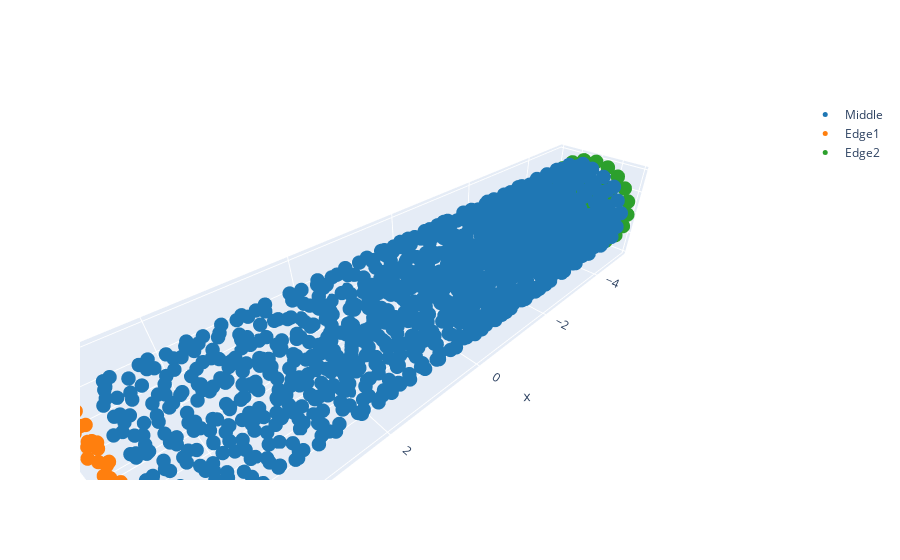

This figure's notebook cell:
### Markdown cell above
Lets look at it in a liitle more detail using plotly's 3D plotting

### Code cell
model.domain.plot_types(
    # Set the width and height of the plot (for MatPlotLib these units are in pixles)
    # width=auto defaults to 700, height=auto defaults to 450
    width="auto",
    height="auto"
)

### Figure 1 — Plotly figure (JSON) as saved in the notebook; plotly's stock layout.template omitted (floating-point values rounded to 4 significant figures; data arrays with more than 128 entries replaced by an {"elided": "..."} marker saying what was removed)
{"data": [{"marker": {"color": "#1f77b4", "size": 5}, "mode": "markers", "name": "Middle", "type": "scatter3d", "x": {"elided": "982 float values"}, "y": {"elided": "982 float values"}, "z": {"elided": "982 float values"}}, {"marker": {"color": "#ff7f0e", "size": 5}, "mode": "markers", "name": "Edge1", "type": "scatter3d", "x": [5, 5, 5, 5, 5, 5, 5, 5, 5, 5, 5, 5, 5, 5, 5, 5, 5, 5, 5, 5, 5, 5, 5, 5, 5, 5, 5, 5, 5, 5, 5, 5, 5, 5, 5, 5, 5], "y": [-0.8255, -0.07432, 0.7308, 0.5656, 0.8975, 0.9854, 0.9854, 0, 0.03902, -0.4208, -0.5632, -0.6467, -1, -0.3648, 0.04729, -0.951, 0.2219, -0.8255, -0.951, -0.6205, 0.3706, 0.2949, 0.2713, -0.4833, 0.02647, 0.4493, -0.3648, -0.2929, -0.6205, -0.2304, 0.4979, 0.8975, 0.178, 0.7308, 0.2219, -0.07432, 0.4979], "z": [-0.5628, 0.9927, 0.6782, 0.1738, 0.4321, 0.1486, -0.1486, 0, -0.4685, -0.2104, 0.1044, -0.1184, 0, 0.9293, 0.5907, -0.2934, -0.9727, 0.5628, 0.2934, 0.7782, -0.4618, 0.366, 0.08321, 0.4423, 0.319, -0.1378, -0.9293, -0.5157, -0.7782, 0.41, 0.8623, -0.4321, -0.221, -0.6782, 0.9727, -0.9927, -0.8623]}, {"marker": {"color": "#2ca02c", "size": 5}, "mode": "markers", "name": "Edge2", "type": "scatter3d", "x": [-5, -5, -5, -5, -5, -5, -5, -5, -5, -5, -5, -5, -5, -5, -5, -5, -5, -5, -5, -5, -5, -5, -5, -5, -5, -5, -5, -5, -5, -5, -5, -5, -5, -5, -5, -5, -5, -5, -5, -5], "y": [-0.2025, 0.1254, -0.05382, -0.4568, 0.1616, 0.3523, 0.5203, 0.02787, -0.2666, -0.6999, 0.3202, -0.02195, 0.2607, 0.4074, -0.9195, 0.9374, 0.7959, -0.4686, -0.9808, 0.4885, -0.3864, -0.4773, -0.9899, -0.5391, -0.8755, 0.6566, 0.5882, 0.4074, -0.1765, 0.1208, -0.2442, -0.1455, -0.2168, 0.5844, 0.8491, 0.9645, 0.06983, 0.9954, 0.2734, -0.7604], "z": [0.2297, 0.2522, 0.4725, -0.8843, -0.5701, -0.2943, -0.4375, 0.9973, 0.9591, -0.713, 0.9428, 0.009491, -0.02471, -0.9107, 0.3909, 0.338, 0.5989, -0.3595, -0.1951, 0.4372, 0.4471, -0.004524, 0.1022, 0.8403, -0.4732, -0.7486, -0.06011, 0.2193, -0.9826, -0.9881, -0.1746, -0.4458, -0.6489, 0.8078, -0.5226, -0.2487, -0.2598, 0.04645, 0.5253, 0.6422]}], "layout": {"scene": {"aspectmode": "data"}, "xaxis": {"range": [-5, 5]}, "yaxis": {"range": [-1, 1.0]}}}
